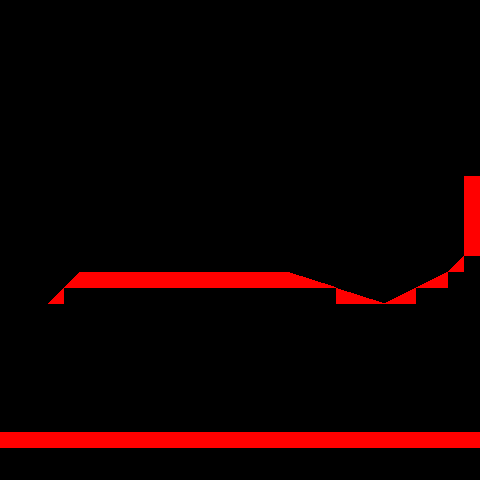

This is a level from a 2D game, rendered from its Tiled map with the project's own tilesets. A one-line summary and the complete map file follow:
An orthogonal 30x30 tile map with 16x16 px tiles, 1 tile layer (collision), 3 tilesets and 2 objects (spygame.examples.vikings.Erik, spygame.examples.vikings.Scorpion).

<map version="1.0" orientation="orthogonal" renderorder="right-down" width="30" height="30" tilewidth="16" tileheight="16" nextobjectid="5">
 <properties>
  <property name="keyboard_inputs" value="up,down,left,right,space" />
 </properties>
 <tileset firstgid="1" source="generic.tsx" />
 <tileset firstgid="1601" source="erik.tsx" />
 <tileset firstgid="1763" source="enemies.tsx" />
 <layer name="collision" width="30" height="30">
  <properties>
   <property name="type" value="default" />
  </properties>
  <data encoding="csv">
0,0,0,0,0,0,0,0,0,0,0,0,0,0,0,0,0,0,0,0,0,0,0,0,0,0,0,0,0,0,
0,0,0,0,0,0,0,0,0,0,0,0,0,0,0,0,0,0,0,0,0,0,0,0,0,0,0,0,0,0,
0,0,0,0,0,0,0,0,0,0,0,0,0,0,0,0,0,0,0,0,0,0,0,0,0,0,0,0,0,0,
0,0,0,0,0,0,0,0,0,0,0,0,0,0,0,0,0,0,0,0,0,0,0,0,0,0,0,0,0,0,
0,0,0,0,0,0,0,0,0,0,0,0,0,0,0,0,0,0,0,0,0,0,0,0,0,0,0,0,0,0,
0,0,0,0,0,0,0,0,0,0,0,0,0,0,0,0,0,0,0,0,0,0,0,0,0,0,0,0,0,0,
0,0,0,0,0,0,0,0,0,0,0,0,0,0,0,0,0,0,0,0,0,0,0,0,0,0,0,0,0,0,
0,0,0,0,0,0,0,0,0,0,0,0,0,0,0,0,0,0,0,0,0,0,0,0,0,0,0,0,0,0,
0,0,0,0,0,0,0,0,0,0,0,0,0,0,0,0,0,0,0,0,0,0,0,0,0,0,0,0,0,0,
0,0,0,0,0,0,0,0,0,0,0,0,0,0,0,0,0,0,0,0,0,0,0,0,0,0,0,0,0,0,
0,0,0,0,0,0,0,0,0,0,0,0,0,0,0,0,0,0,0,0,0,0,0,0,0,0,0,0,0,0,
0,0,0,0,0,0,0,0,0,0,0,0,0,0,0,0,0,0,0,0,0,0,0,0,0,0,0,0,0,2,
0,0,0,0,0,0,0,0,0,0,0,0,0,0,0,0,0,0,0,0,0,0,0,0,0,0,0,0,0,2,
0,0,0,0,0,0,0,0,0,0,0,0,0,0,0,0,0,0,0,0,0,0,0,0,0,0,0,0,0,2,
0,0,0,0,0,0,0,0,0,0,0,0,0,0,0,0,0,0,0,0,0,0,0,0,0,0,0,0,0,2,
0,0,0,0,0,0,0,0,0,0,0,0,0,0,0,0,0,0,0,0,0,0,0,0,0,0,0,0,0,2,
0,0,0,0,0,0,0,0,0,0,0,0,0,0,0,0,0,0,0,0,0,0,0,0,0,0,0,0,3,0,
0,0,0,0,3,2,2,2,2,2,2,2,2,2,2,2,2,2,12,13,14,0,0,0,0,0,4,5,0,0,
0,0,0,3,0,0,0,0,0,0,0,0,0,0,0,0,0,0,0,0,0,12,13,14,4,5,0,0,0,0,
0,0,0,0,0,0,0,0,0,0,0,0,0,0,0,0,0,0,0,0,0,0,0,0,0,0,0,0,0,0,
0,0,0,0,0,0,0,0,0,0,0,0,0,0,0,0,0,0,0,0,0,0,0,0,0,0,0,0,0,0,
0,0,0,0,0,0,0,0,0,0,0,0,0,0,0,0,0,0,0,0,0,0,0,0,0,0,0,0,0,0,
0,0,0,0,0,0,0,0,0,0,0,0,0,0,0,0,0,0,0,0,0,0,0,0,0,0,0,0,0,0,
0,0,0,0,0,0,0,0,0,0,0,0,0,0,0,0,0,0,0,0,0,0,0,0,0,0,0,0,0,0,
0,0,0,0,0,0,0,0,0,0,0,0,0,0,0,0,0,0,0,0,0,0,0,0,0,0,0,0,0,0,
0,0,0,0,0,0,0,0,0,0,0,0,0,0,0,0,0,0,0,0,0,0,0,0,0,0,0,0,0,0,
0,0,0,0,0,0,0,0,0,0,0,0,0,0,0,0,0,0,0,0,0,0,0,0,0,0,0,0,0,0,
2,2,2,2,2,2,2,2,2,2,2,2,2,2,2,2,2,2,2,2,2,2,2,2,2,2,2,2,2,2,
0,0,0,0,0,0,0,0,0,0,0,0,0,0,0,0,0,0,0,0,0,0,0,0,0,0,0,0,0,0,
0,0,0,0,0,0,0,0,0,0,0,0,0,0,0,0,0,0,0,0,0,0,0,0,0,0,0,0,0,0
</data>
 </layer>
 <objectgroup name="objects">
  <object id="1" name="erik" type="spygame.examples.vikings.Erik" gid="1601" x="16" y="48" width="32" height="32" />
  <object id="3" name="scorpion1" type="spygame.examples.vikings.Scorpion" gid="1835" x="188" y="249" width="32" height="32" />
 </objectgroup>
</map>
